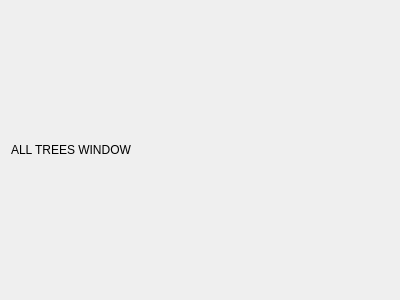
<?xml version="1.0" encoding="UTF-8"?>
<ui version="4.0">
 <class>Form</class>
 <widget class="QWidget" name="Form">
  <property name="geometry">
   <rect>
    <x>0</x>
    <y>0</y>
    <width>400</width>
    <height>300</height>
   </rect>
  </property>
  <property name="windowTitle">
   <string>Form</string>
  </property>
  <layout class="QHBoxLayout" name="horizontalLayout">
   <item>
    <widget class="QLabel" name="label">
     <property name="text">
      <string>ALL TREES WINDOW</string>
     </property>
    </widget>
   </item>
  </layout>
 </widget>
 <resources/>
 <connections/>
</ui>
